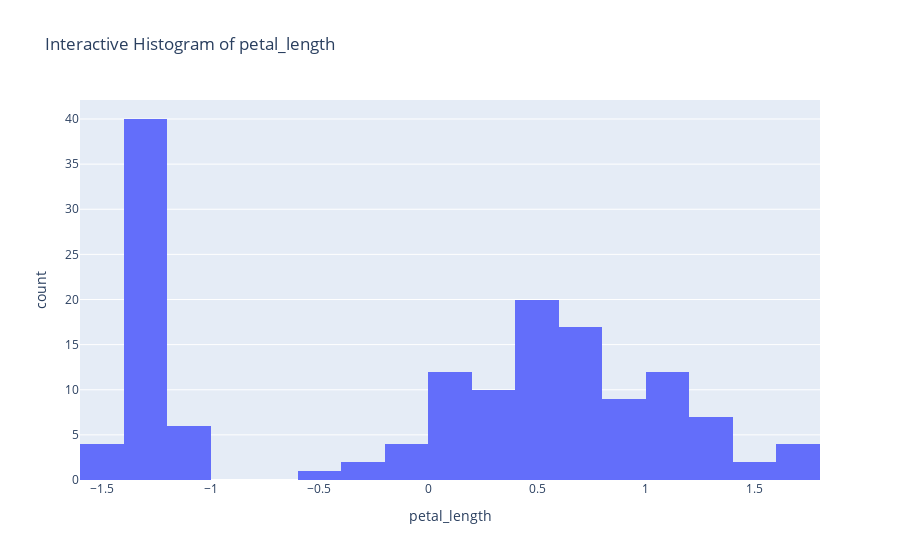

The notebook cell saved with this chart:
### Code cell
print("\nFeature Visualizations:")

# Combine X_scaled and target for visualizations
df_viz = X_scaled.copy()
df_viz[target_col] = y.values  # add target for hue

# Histograms for all numeric features
for col in X_scaled.columns:
    plot_histogram(df_viz[col])

# Correlation heatmap
plot_correlation_matrix(X_scaled)

# Pairplot with target hue
plot_pairplot(df_viz, hue=target_col)

# Boxplot example
plot_boxplot(df_viz, column='sepal_length')

# Interactive histogram example
plot_interactive_histogram(df_viz, column='petal_length')

### Figure 1 — Plotly figure (JSON) as saved in the notebook; plotly's stock layout.template omitted (floating-point values rounded to 4 significant figures; data arrays with more than 128 entries replaced by an {"elided": "..."} marker saying what was removed)
{"data": [{"bingroup": "x", "hovertemplate": "petal_length=%{x}<br>count=%{y}<extra></extra>", "legendgroup": "", "marker": {"color": "#636efa", "pattern": {"shape": ""}}, "name": "", "nbinsx": 30, "orientation": "v", "showlegend": false, "type": "histogram", "x": {"elided": "150 float values"}, "xaxis": "x", "yaxis": "y"}], "layout": {"barmode": "relative", "legend": {"tracegroupgap": 0}, "title": {"text": "Interactive Histogram of petal_length"}, "xaxis": {"anchor": "y", "domain": [0, 1], "title": {"text": "petal_length"}}, "yaxis": {"anchor": "x", "domain": [0, 1], "title": {"text": "count"}}}}
